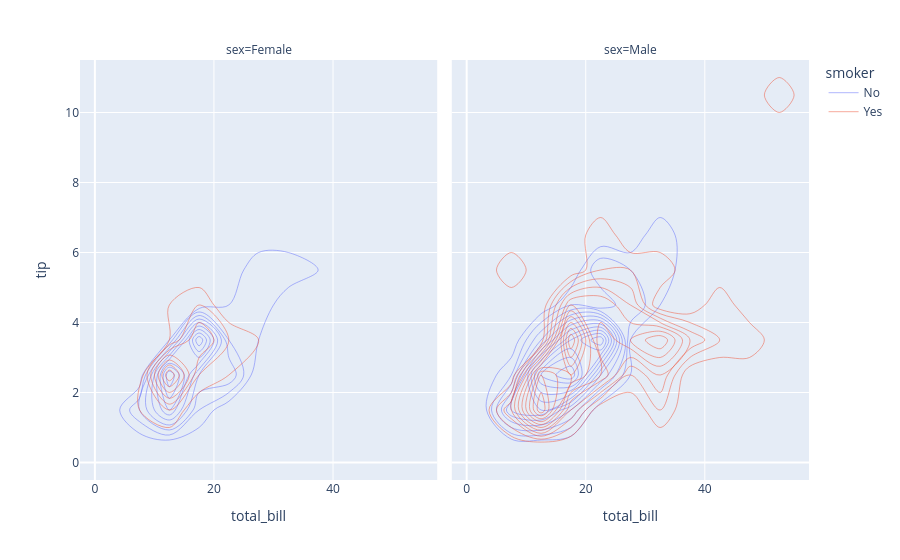

Notebook code cell kept with this figure:
### Markdown cell above
Density contours can also be faceted and discretely colored:

### Code cell
df = px.data.tips()

fig = px.density_contour(df, x="total_bill", y="tip", facet_col="sex", color="smoker")
fig.show()

### Figure 1 — Plotly figure (JSON) as saved in the notebook; plotly's stock layout.template omitted (floating-point values rounded to 4 significant figures)
{"data": [{"contours": {"coloring": "none"}, "hovertemplate": "smoker=No<br>sex=Female<br>total_bill=%{x}<br>tip=%{y}<br>count=%{z}<extra></extra>", "legendgroup": "No", "line": {"color": "#636efa"}, "name": "No", "showlegend": true, "type": "histogram2dcontour", "x": [16.99, 24.59, 35.26, 14.83, 10.33, 16.97, 20.29, 15.77, 19.65, 15.06, 20.69, 16.93, 10.29, 34.81, 26.41, 16.45, 17.07, 14.73, 10.07, 34.83, 22.75, 20.92, 7.25, 25.71, 17.31, 10.65, 12.43, 24.08, 13.42, 12.48, 29.8, 14.52, 11.38, 20.27, 11.17, 12.26, 18.26, 8.51, 10.33, 14.15, 13.16, 17.47, 27.05, 16.43, 8.35, 18.64, 11.87, 29.85, 25.0, 13.39, 16.21, 15.98, 35.83, 18.78], "xaxis": "x", "xbingroup": "x", "y": [1.01, 3.61, 5.0, 3.02, 1.67, 3.5, 2.75, 2.23, 3.0, 3.0, 2.45, 3.07, 2.6, 5.2, 1.5, 2.47, 3.0, 2.2, 1.83, 5.17, 3.25, 4.08, 1.0, 4.0, 3.5, 1.5, 1.8, 2.92, 1.68, 2.52, 4.2, 2.0, 2.0, 2.83, 1.5, 2.0, 3.25, 1.25, 2.0, 2.0, 2.75, 3.5, 5.0, 2.3, 1.5, 1.36, 1.63, 5.14, 3.75, 2.61, 2.0, 3.0, 4.67, 3.0], "yaxis": "y", "ybingroup": "y"}, {"contours": {"coloring": "none"}, "hovertemplate": "smoker=No<br>sex=Male<br>total_bill=%{x}<br>tip=%{y}<br>count=%{z}<extra></extra>", "legendgroup": "No", "line": {"color": "#636efa"}, "name": "No", "showlegend": false, "type": "histogram2dcontour", "x": [10.34, 21.01, 23.68, 25.29, 8.77, 26.88, 15.04, 14.78, 10.27, 15.42, 18.43, 21.58, 16.29, 20.65, 17.92, 39.42, 19.82, 17.81, 13.37, 12.69, 21.7, 9.55, 18.35, 17.78, 24.06, 16.31, 18.69, 31.27, 16.04, 17.46, 13.94, 9.68, 30.4, 18.29, 22.23, 32.4, 28.55, 18.04, 12.54, 9.94, 25.56, 19.49, 48.27, 17.59, 20.08, 20.23, 12.02, 10.51, 27.2, 22.76, 17.29, 16.66, 15.98, 13.03, 18.28, 24.71, 21.16, 22.49, 12.46, 18.24, 14.0, 38.07, 23.95, 29.93, 11.69, 14.26, 15.95, 8.52, 22.82, 19.08, 34.3, 41.19, 9.78, 7.51, 14.07, 13.13, 17.26, 24.55, 19.77, 48.17, 16.49, 21.5, 12.66, 13.81, 24.52, 20.76, 31.71, 20.69, 7.56, 48.33, 20.45, 13.28, 11.61, 10.77, 10.07, 29.03, 17.82], "xaxis": "x2", "xbingroup": "x", "y": [1.66, 3.5, 3.31, 4.71, 2.0, 3.12, 1.96, 3.23, 1.71, 1.57, 3.0, 3.92, 3.71, 3.35, 4.08, 7.58, 3.18, 2.34, 2.0, 2.0, 4.3, 1.45, 2.5, 3.27, 3.6, 2.0, 2.31, 5.0, 2.24, 2.54, 3.06, 1.32, 5.6, 3.0, 5.0, 6.0, 2.05, 3.0, 2.5, 1.56, 4.34, 3.51, 6.73, 2.64, 3.15, 2.01, 1.97, 1.25, 4.0, 3.0, 2.71, 3.4, 2.03, 2.0, 4.0, 5.85, 3.0, 3.5, 1.5, 3.76, 3.0, 4.0, 2.55, 5.07, 2.31, 2.5, 2.0, 1.48, 2.18, 1.5, 6.7, 5.0, 1.73, 2.0, 2.5, 2.0, 2.74, 2.0, 2.0, 5.0, 2.0, 3.5, 2.5, 2.0, 3.48, 2.24, 4.5, 5.0, 1.44, 9.0, 3.0, 2.72, 3.39, 1.47, 1.25, 5.92, 1.75], "yaxis": "y2", "ybingroup": "y"}, {"contours": {"coloring": "none"}, "hovertemplate": "smoker=Yes<br>sex=Female<br>total_bill=%{x}<br>tip=%{y}<br>count=%{z}<extra></extra>", "legendgroup": "Yes", "line": {"color": "#EF553B"}, "name": "Yes", "showlegend": true, "type": "histogram2dcontour", "x": [3.07, 26.86, 25.28, 5.75, 16.32, 11.35, 15.38, 44.3, 22.42, 14.31, 17.51, 10.59, 10.63, 9.6, 20.9, 18.15, 19.81, 43.11, 13.0, 12.74, 13.0, 16.4, 16.47, 12.76, 13.27, 28.17, 12.9, 30.14, 13.42, 16.27, 10.09, 22.12, 27.18], "xaxis": "x", "xbingroup": "x", "y": [1.0, 3.14, 5.0, 1.0, 4.3, 2.5, 3.0, 2.5, 3.48, 4.0, 3.0, 1.61, 2.0, 4.0, 3.5, 3.5, 4.19, 5.0, 2.0, 2.01, 2.0, 2.5, 3.23, 2.23, 2.5, 6.5, 1.1, 3.09, 3.48, 2.5, 2.0, 2.88, 2.0], "yaxis": "y", "ybingroup": "y"}, {"contours": {"coloring": "none"}, "hovertemplate": "smoker=Yes<br>sex=Male<br>total_bill=%{x}<br>tip=%{y}<br>count=%{z}<extra></extra>", "legendgroup": "Yes", "line": {"color": "#EF553B"}, "name": "Yes", "showlegend": false, "type": "histogram2dcontour", "x": [38.01, 11.24, 20.29, 13.81, 11.02, 18.29, 15.01, 17.92, 19.44, 32.68, 28.97, 40.17, 27.28, 12.03, 21.01, 15.36, 20.49, 25.21, 16.0, 50.81, 15.81, 7.25, 31.85, 16.82, 32.9, 17.89, 14.48, 34.63, 34.65, 23.33, 45.35, 23.17, 40.55, 30.46, 23.1, 15.69, 28.44, 15.48, 16.58, 10.34, 13.51, 18.71, 20.53, 26.59, 38.73, 24.27, 30.06, 25.89, 28.15, 11.59, 7.74, 12.16, 8.58, 13.42, 24.01, 15.69, 15.53, 12.6, 32.83, 22.67], "xaxis": "x2", "xbingroup": "x", "y": [3.0, 1.76, 3.21, 2.0, 1.98, 3.76, 2.09, 3.08, 3.0, 5.0, 3.0, 4.73, 4.0, 1.5, 3.0, 1.64, 4.06, 4.29, 2.0, 10.0, 3.16, 5.15, 3.18, 4.0, 3.11, 2.0, 2.0, 3.55, 3.68, 5.65, 3.5, 6.5, 3.0, 2.0, 4.0, 1.5, 2.56, 2.02, 4.0, 2.0, 2.0, 4.0, 4.0, 3.41, 3.0, 2.03, 2.0, 5.16, 3.0, 1.5, 1.44, 2.2, 1.92, 1.58, 2.0, 3.0, 3.0, 1.0, 1.17, 2.0], "yaxis": "y2", "ybingroup": "y"}], "layout": {"annotations": [{"font": {}, "showarrow": false, "text": "sex=Female", "x": 0.245, "xanchor": "center", "xref": "paper", "y": 1, "yanchor": "bottom", "yref": "paper"}, {"font": {}, "showarrow": false, "text": "sex=Male", "x": 0.755, "xanchor": "center", "xref": "paper", "y": 1, "yanchor": "bottom", "yref": "paper"}], "legend": {"title": {"text": "smoker"}, "tracegroupgap": 0}, "margin": {"t": 60}, "xaxis": {"anchor": "y", "domain": [0, 0.49], "title": {"text": "total_bill"}}, "xaxis2": {"anchor": "y2", "domain": [0.51, 1], "matches": "x", "title": {"text": "total_bill"}}, "yaxis": {"anchor": "x", "domain": [0, 1], "title": {"text": "tip"}}, "yaxis2": {"anchor": "x2", "domain": [0, 1], "matches": "y", "showticklabels": false}}}
